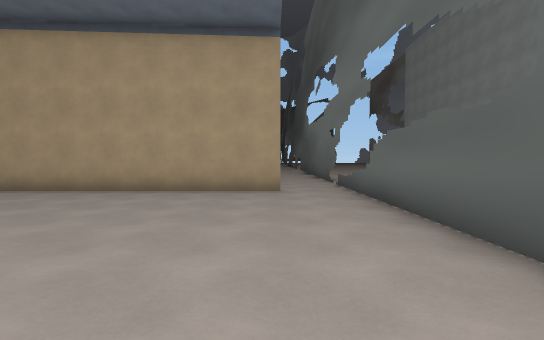
View 1 (above)

17 first-person views from a walk through a 3-D level made in the Godot game engine. The camera is 1.4 m above the floor, tilts 2° down and sees 85° across. The floor is counted in squares, 2 m on a side. Each view is taken from the middle of a square. On the plan, view 1 faces up. The plan holds only what a view shows up to about 10 squares ahead; the rest is blank. The place goes on beyond the plan.

View 2
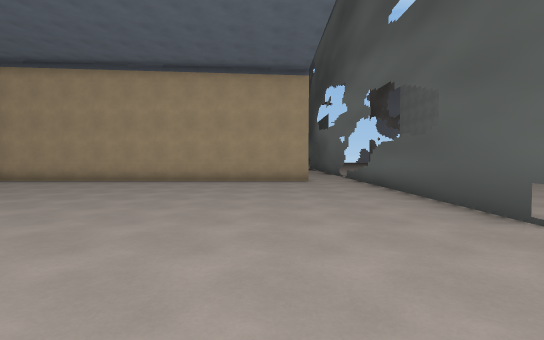

View 3
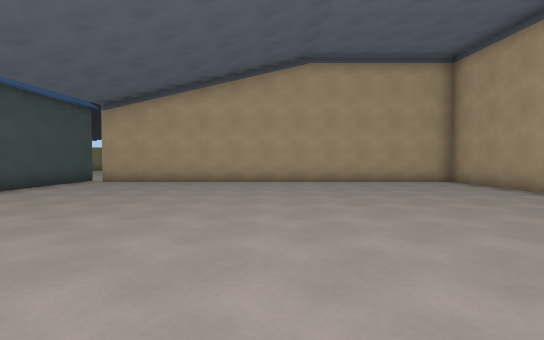

View 4
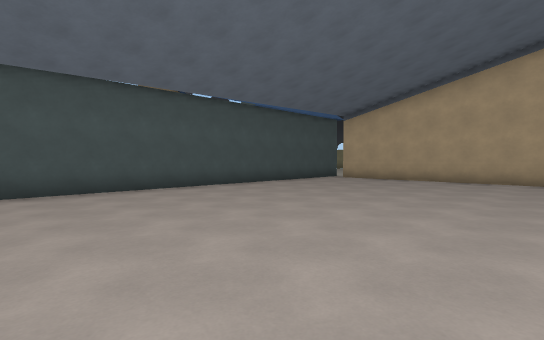

View 5
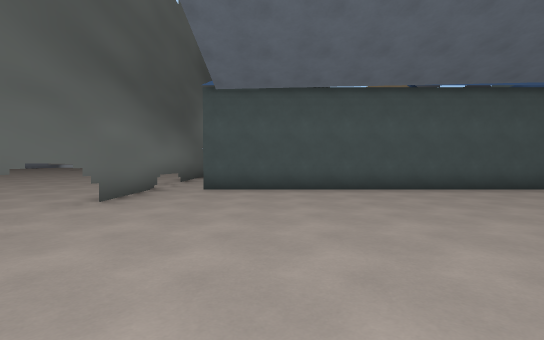

View 6
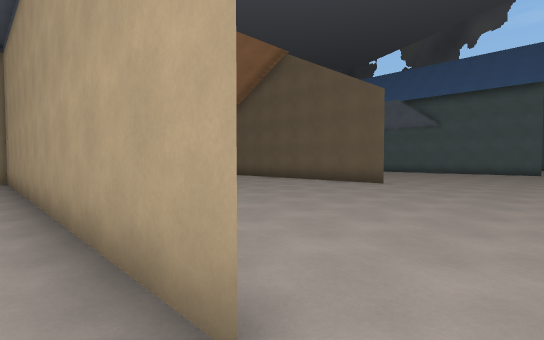

View 7
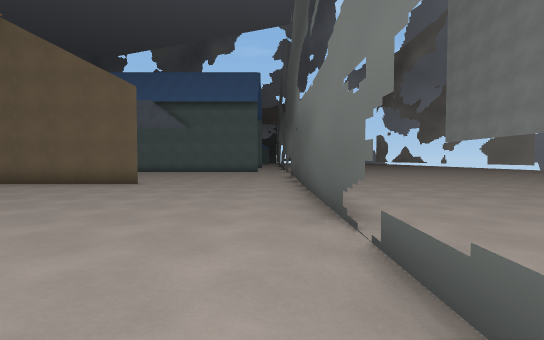

View 8
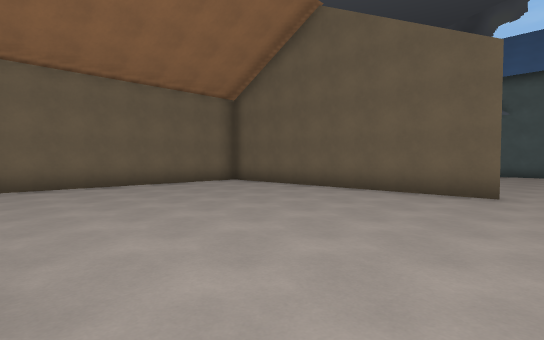

View 9
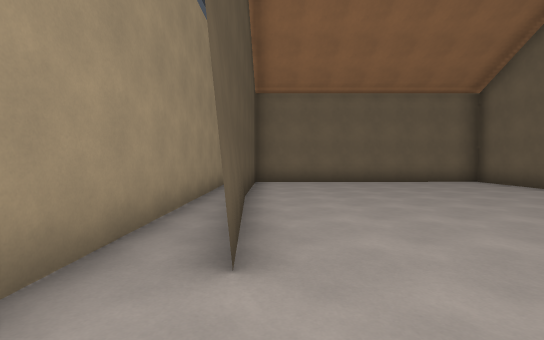

View 10
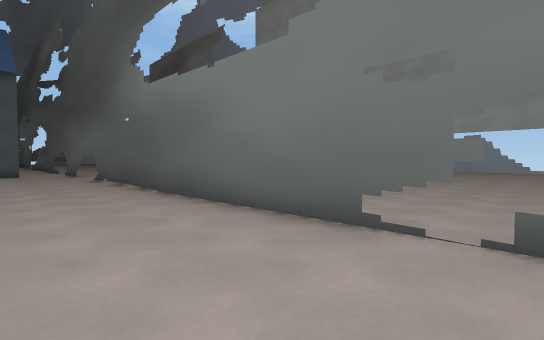

View 11
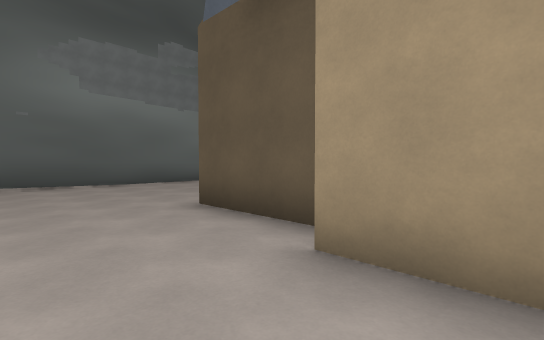

View 12
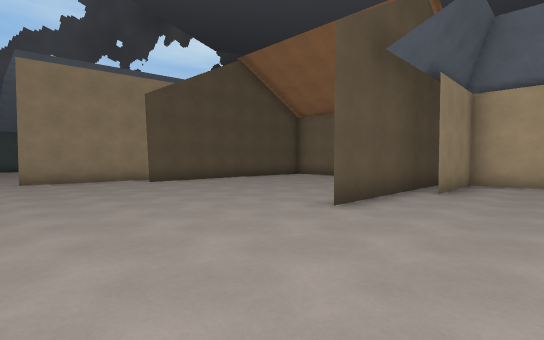

View 13
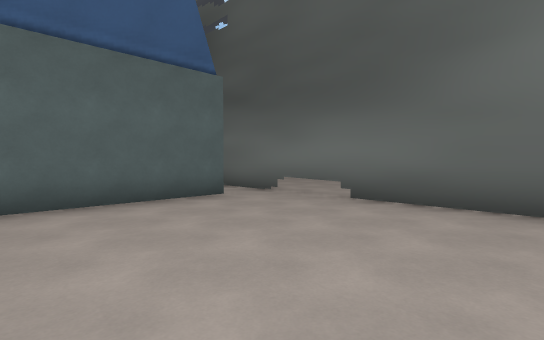

View 14
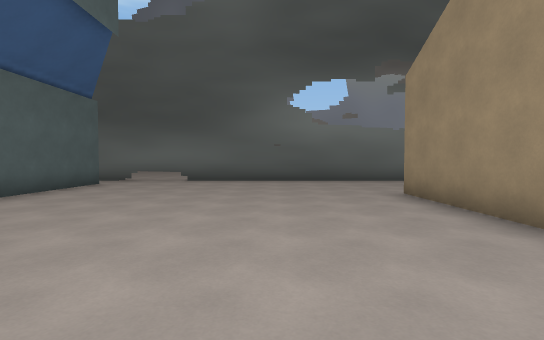

View 15
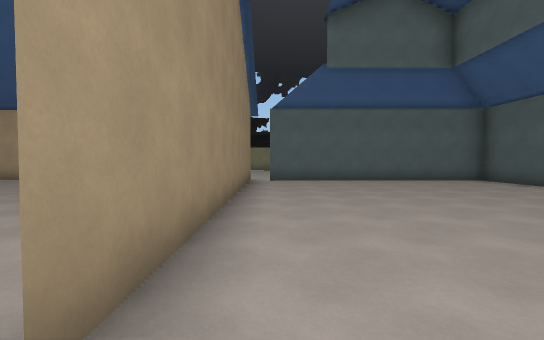

View 16
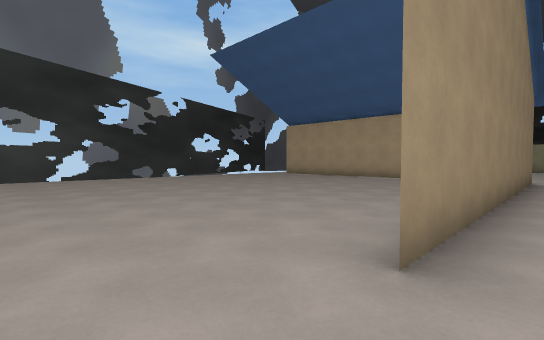

View 17
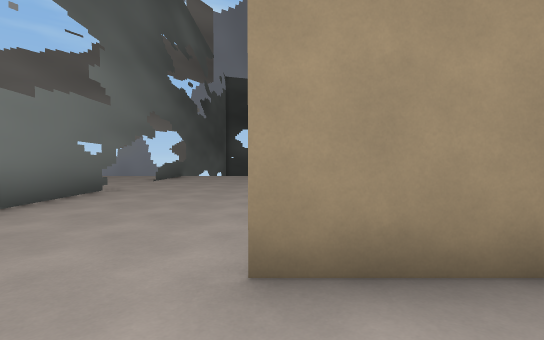

### Floor plan
Points are (right, up) in squares from view 1. A wall is a line through its corners. A room is listed if a view was taken in it or the views show most of it. See-through windows are left out.
Room 1 (views 1, 2, 3, 4, 5, 6, 7)
walls: (0.2, 6.6) (-10.3, 6.6) (-10.3, -4.4); (1.8, -4.4) (1.8, 6.5); (-10.9, -5) (0.6, -5)
ways out: opening at (1, 7) to room 2; opening at (1, -5) to room 3
Room 2 (views 8, 9, 10, 11, 12)
walls: (-8, 14.5) (-2.7, 14.5) (-10.4, 14.5) (-10.3, 7.5); (-7.6, 7.4) (-2.8, 7.7); (-8.5, 16.6) (-8.5, 15.1) (-5.5, 15.1); (1.8, 6.5) (1.8, 17.5); (-9.1, 6.6) (0.2, 6.6)
ways out: opening at (1, 7) to room 1
Room 3 (views 13, 14, 15, 16, 17)
walls: (1.8, -18.4) (1.8, -4.4); (-11.4, -12.7) (-1.9, -12.7); (-8.6, -5) (-10.9, -5) (-10.9, -12.1); (0.6, -5) (-2.9, -5)
ways out: opening at (1, -5) to room 1

Where each view was taken, in squares from view 1:
view 1: 0 up, 0 right, facing up
view 2: 3 down, 1 left, facing up
view 3: 1 up, 1 left, facing left
view 4: 2 up, 0 right, facing down-left
view 5: 2 up, 1 left, facing down
view 6: 6 up, 1 right, facing up-left
view 7: 6 up, 1 right, facing up
view 8: 8 up, 2 left, facing up-left
view 9: 8 up, 1 left, facing left
view 10: 8 up, 1 left, facing up-right
view 11: 17 up, 7 left, facing down-right
view 12: 17 up, 1 right, facing down-left
view 13: 10 down, 3 left, facing up-right
view 14: 10 down, 8 left, facing right
view 15: 12 down, 1 left, facing left
view 16: 12 down, 0 right, facing down-left
view 17: 11 down, 2 left, facing down
